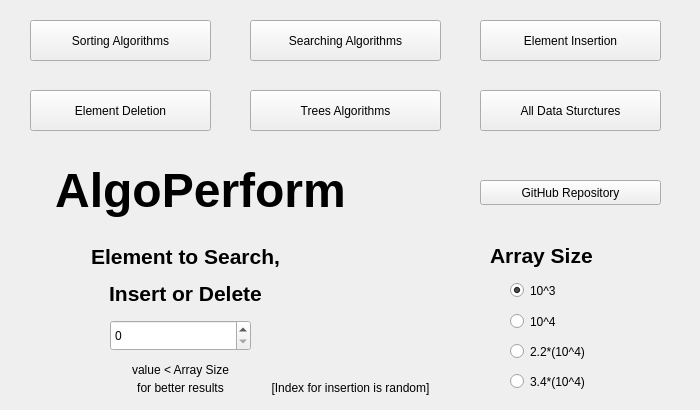
<?xml version="1.0" encoding="UTF-8"?>
<ui version="4.0">
 <class>MainWindow</class>
 <widget class="QMainWindow" name="MainWindow">
  <property name="geometry">
   <rect>
    <x>0</x>
    <y>0</y>
    <width>700</width>
    <height>410</height>
   </rect>
  </property>
  <property name="windowTitle">
   <string>AlgoPerform</string>
  </property>
  <widget class="QWidget" name="centralwidget">
   <widget class="QPushButton" name="sortingButton">
    <property name="geometry">
     <rect>
      <x>30</x>
      <y>20</y>
      <width>181</width>
      <height>41</height>
     </rect>
    </property>
    <property name="text">
     <string>Sorting Algorithms</string>
    </property>
   </widget>
   <widget class="QPushButton" name="searchingButton">
    <property name="geometry">
     <rect>
      <x>250</x>
      <y>20</y>
      <width>191</width>
      <height>41</height>
     </rect>
    </property>
    <property name="text">
     <string>Searching Algorithms</string>
    </property>
   </widget>
   <widget class="QPushButton" name="insertionButton">
    <property name="geometry">
     <rect>
      <x>480</x>
      <y>20</y>
      <width>181</width>
      <height>41</height>
     </rect>
    </property>
    <property name="text">
     <string>Element Insertion</string>
    </property>
   </widget>
   <widget class="QPushButton" name="deletionButton">
    <property name="geometry">
     <rect>
      <x>30</x>
      <y>90</y>
      <width>181</width>
      <height>41</height>
     </rect>
    </property>
    <property name="text">
     <string>Element Deletion</string>
    </property>
   </widget>
   <widget class="QPushButton" name="treesButton">
    <property name="geometry">
     <rect>
      <x>250</x>
      <y>90</y>
      <width>191</width>
      <height>41</height>
     </rect>
    </property>
    <property name="text">
     <string>Trees Algorithms</string>
    </property>
   </widget>
   <widget class="QPushButton" name="dsaButton">
    <property name="geometry">
     <rect>
      <x>480</x>
      <y>90</y>
      <width>181</width>
      <height>41</height>
     </rect>
    </property>
    <property name="text">
     <string>All Data Sturctures</string>
    </property>
   </widget>
   <widget class="QLabel" name="Branding">
    <property name="geometry">
     <rect>
      <x>30</x>
      <y>160</y>
      <width>341</width>
      <height>61</height>
     </rect>
    </property>
    <property name="autoFillBackground">
     <bool>false</bool>
    </property>
    <property name="text">
     <string>&lt;html&gt;&lt;head/&gt;&lt;body&gt;&lt;p align=&quot;center&quot;&gt;&lt;span style=&quot; font-size:36pt; font-weight:600;&quot;&gt;AlgoPerform&lt;/span&gt;&lt;/p&gt;&lt;/body&gt;&lt;/html&gt;</string>
    </property>
   </widget>
   <widget class="QPushButton" name="githubButton">
    <property name="geometry">
     <rect>
      <x>480</x>
      <y>180</y>
      <width>181</width>
      <height>25</height>
     </rect>
    </property>
    <property name="text">
     <string>GitHub Repository</string>
    </property>
   </widget>
   <widget class="QRadioButton" name="radio22_10_4">
    <property name="geometry">
     <rect>
      <x>510</x>
      <y>340</y>
      <width>111</width>
      <height>23</height>
     </rect>
    </property>
    <property name="text">
     <string>2.2*(10^4)</string>
    </property>
   </widget>
   <widget class="QLabel" name="sizeLabel">
    <property name="geometry">
     <rect>
      <x>490</x>
      <y>240</y>
      <width>151</width>
      <height>31</height>
     </rect>
    </property>
    <property name="text">
     <string>&lt;html&gt;&lt;head/&gt;&lt;body&gt;&lt;p&gt;&lt;span style=&quot; font-size:16pt; font-weight:600;&quot;&gt;Array Size&lt;/span&gt;&lt;/p&gt;&lt;/body&gt;&lt;/html&gt;</string>
    </property>
   </widget>
   <widget class="QRadioButton" name="radio34_10_4">
    <property name="geometry">
     <rect>
      <x>510</x>
      <y>370</y>
      <width>111</width>
      <height>23</height>
     </rect>
    </property>
    <property name="text">
     <string>3.4*(10^4)</string>
    </property>
   </widget>
   <widget class="QRadioButton" name="radio10_4">
    <property name="geometry">
     <rect>
      <x>510</x>
      <y>310</y>
      <width>111</width>
      <height>23</height>
     </rect>
    </property>
    <property name="text">
     <string>10^4</string>
    </property>
   </widget>
   <widget class="QRadioButton" name="radio10_3">
    <property name="geometry">
     <rect>
      <x>510</x>
      <y>280</y>
      <width>111</width>
      <height>21</height>
     </rect>
    </property>
    <property name="text">
     <string>10^3</string>
    </property>
    <property name="checked">
     <bool>true</bool>
    </property>
   </widget>
   <widget class="QLabel" name="sizeLabel_2">
    <property name="geometry">
     <rect>
      <x>30</x>
      <y>240</y>
      <width>311</width>
      <height>71</height>
     </rect>
    </property>
    <property name="text">
     <string>&lt;html&gt;&lt;head/&gt;&lt;body&gt;&lt;p align=&quot;center&quot;&gt;&lt;span style=&quot; font-size:16pt; font-weight:600;&quot;&gt;Element to Search,&lt;/span&gt;&lt;/p&gt;&lt;p align=&quot;center&quot;&gt;&lt;span style=&quot; font-size:16pt; font-weight:600;&quot;&gt;Insert or Delete&lt;/span&gt;&lt;/p&gt;&lt;/body&gt;&lt;/html&gt;</string>
    </property>
   </widget>
   <widget class="QSpinBox" name="spinBox">
    <property name="geometry">
     <rect>
      <x>110</x>
      <y>320</y>
      <width>141</width>
      <height>31</height>
     </rect>
    </property>
    <property name="maximum">
     <number>34000</number>
    </property>
   </widget>
   <widget class="QLabel" name="label">
    <property name="geometry">
     <rect>
      <x>110</x>
      <y>360</y>
      <width>141</width>
      <height>20</height>
     </rect>
    </property>
    <property name="text">
     <string>&lt;html&gt;&lt;head/&gt;&lt;body&gt;&lt;p align=&quot;center&quot;&gt;value &amp;lt; Array Size&lt;/p&gt;&lt;/body&gt;&lt;/html&gt;</string>
    </property>
   </widget>
   <widget class="QLabel" name="label_2">
    <property name="geometry">
     <rect>
      <x>110</x>
      <y>380</y>
      <width>141</width>
      <height>16</height>
     </rect>
    </property>
    <property name="text">
     <string>&lt;html&gt;&lt;head/&gt;&lt;body&gt;&lt;p align=&quot;center&quot;&gt;for better results&lt;/p&gt;&lt;/body&gt;&lt;/html&gt;</string>
    </property>
   </widget>
   <widget class="QLabel" name="label_3">
    <property name="geometry">
     <rect>
      <x>250</x>
      <y>380</y>
      <width>201</width>
      <height>16</height>
     </rect>
    </property>
    <property name="text">
     <string>&lt;html&gt;&lt;head/&gt;&lt;body&gt;&lt;p align=&quot;center&quot;&gt;[Index for insertion is random]&lt;/p&gt;&lt;/body&gt;&lt;/html&gt;</string>
    </property>
   </widget>
  </widget>
 </widget>
 <resources/>
 <connections/>
</ui>
